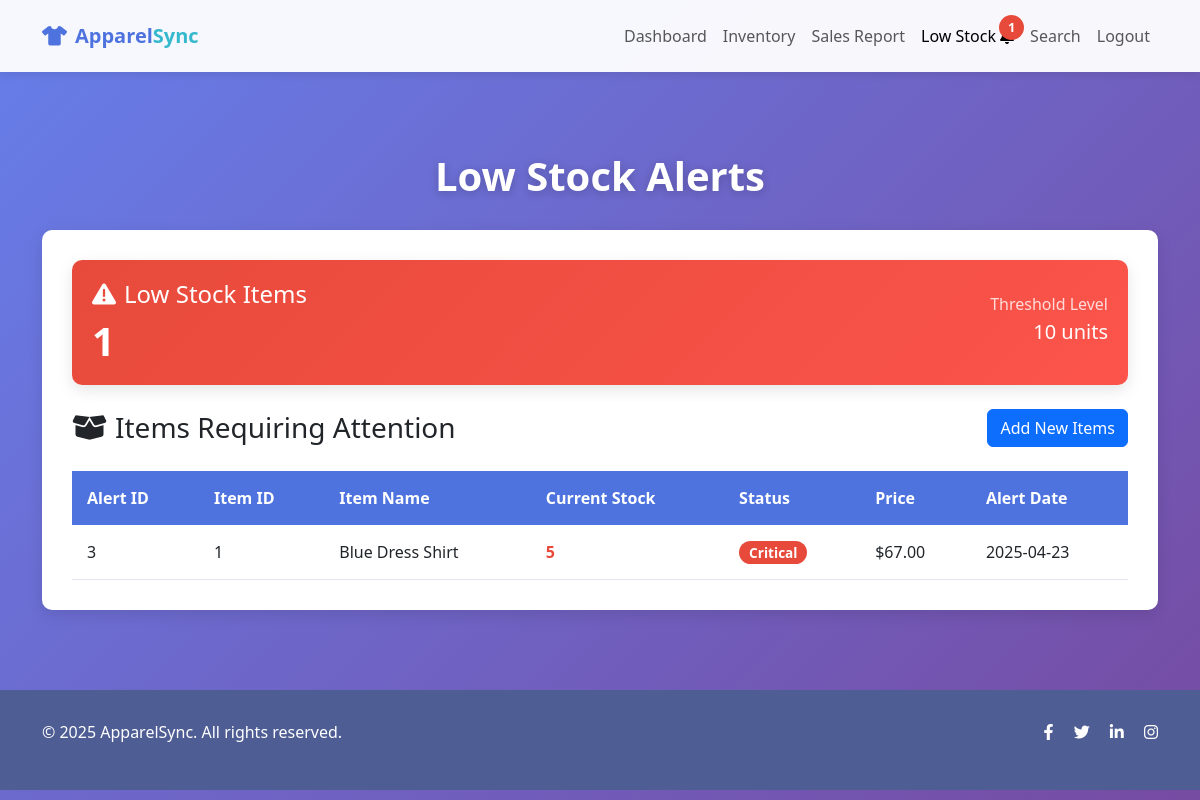
Page /dashboard/low_stock (signed in) on the earlier database version.
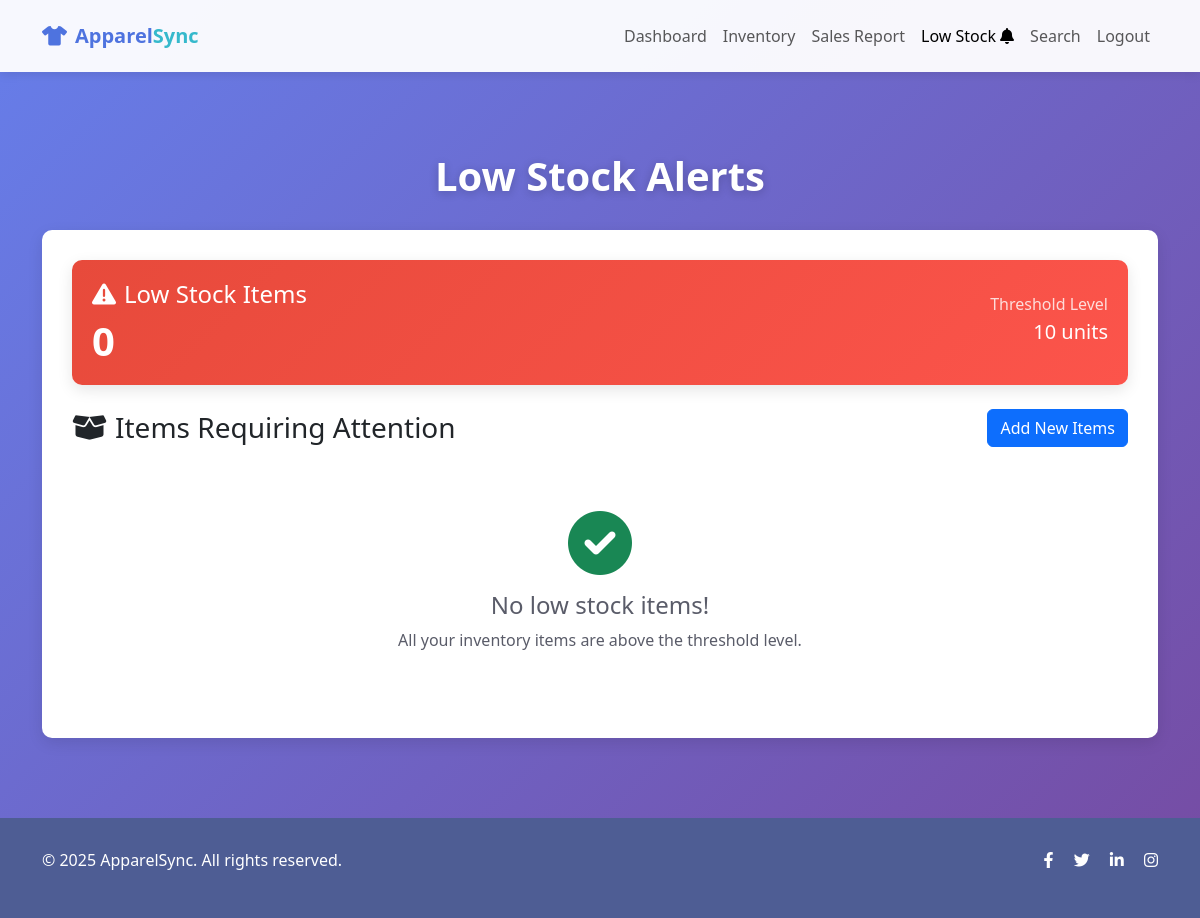
Same page on the later database version.
### models.py (models this page shows)
class LowStock(db.Model):
    id = db.Column(db.Integer, primary_key=True)
    item_id = db.Column(db.Integer, db.ForeignKey('inventory_item.id'), nullable=False)
    threshold = db.Column(db.Integer, nullable=False, default=10)
    alert_date = db.Column(db.DateTime, nullable=False, default=datetime.utcnow)
    resolved = db.Column(db.Boolean, default=False)

class InventoryItem(db.Model):
    id = db.Column(db.Integer, primary_key=True)
    item_name = db.Column(db.String(100), nullable=False)
    quantity = db.Column(db.Integer, nullable=False)
    price = db.Column(db.Float, nullable=False)
    discount = db.Column(db.Float, default=0.0)
    sales = db.relationship('Sale', backref='item', lazy=True)
    low_stock_alerts = db.relationship('LowStock', backref='item', lazy=True)

### routes.py (the view)
@app.route('/dashboard/low_stock', methods=['GET'])
@login_required
def low_stock():
    low_stock_alerts = LowStock.query.filter_by(resolved=False).all()
    threshold = 10  # Default threshold
    low_inventory = InventoryItem.query.filter(InventoryItem.quantity < threshold).all()
    alerted_item_ids = {alert.item_id for alert in low_stock_alerts}
    for item in low_inventory:
        if item.id not in alerted_item_ids:
            new_alert = LowStock(item_id=item.id, threshold=threshold)
            db.session.add(new_alert)
            alerted_item_ids.add(item.id)
    if alerted_item_ids:
        db.session.commit()
        low_stock_alerts = LowStock.query.filter_by(resolved=False).all()
    return render_template('low_stock.html', alerts=low_stock_alerts)

### app.py (called while the page is built)
@login_manager.user_loader
def load_user(user_id):
    return User.query.get(int(user_id))

### templates/low_stock.html (shortened to what this page needs)
<!DOCTYPE html>
<html lang="en">
<head>
    <link href="https://cdn.jsdelivr.net/npm/bootstrap@5.3.0-alpha1/dist/css/bootstrap.min.css" rel="stylesheet">
    <link rel="stylesheet" href="https://cdnjs.cloudflare.com/ajax/libs/font-awesome/6.0.0/css/all.min.css">
</head>
<body>
    <nav class="navbar navbar-expand-lg navbar-light py-3">
        <div class="container">
            <a class="navbar-brand" href="{{ url_for('home') }}"><i class="fas fa-tshirt me-2"></i>Apparel<span>Sync</span></a>
            <div class="collapse navbar-collapse" id="navbarNav">
                <ul class="navbar-nav ms-auto">
                    <li class="nav-item">
                        <a class="nav-link" href="{{ url_for('dashboard') }}">Dashboard</a>
                    </li>
                    <li class="nav-item">
                        <a class="nav-link" href="{{ url_for('view_inventory') }}">Inventory</a>
                    </li>
                    <li class="nav-item">
                        <a class="nav-link" href="{{ url_for('sales_report') }}">Sales Report</a>
                    </li>
                    <li class="nav-item">
                        <a class="nav-link active" href="{{ url_for('low_stock') }}">
                            Low Stock
                            {% if alerts %}
                            <span class="position-relative">
                                <span class="alert-count">{{ alerts|length }}</span>
                            </span>
                            {% else %}
                            <i class="fas fa-bell"></i>
                            {% endif %}
                        </a>
                    </li>
                    <li class="nav-item">
                        <a class="nav-link" href="{{ url_for('search') }}">Search</a>
                    </li>
                    <li class="nav-item">
                        <a class="nav-link" href="{{ url_for('logout') }}">Logout</a>
                    </li>
                </ul>
            </div>
        </div>
    </nav>
    <section class="content-section">
        <div class="container">
            <h1 class="page-title">Low Stock Alerts</h1>
            <div class="report-card">
                <div class="stats-card mb-4">
                    <div class="row align-items-center">
                        <div class="col-md-6">
                            <h4 class="mb-2"><i class="fas fa-exclamation-triangle me-2"></i>Low Stock Items</h4>
                            <h2>{{ alerts|length }}</h2>
                        </div>
                        <div class="col-md-6 text-md-end">
                            <p class="mb-1">Threshold Level</p>
                            <h5>10 units</h5>
                        </div>
                    </div>
                </div>
                <div class="d-flex justify-content-between align-items-center mb-4">
                    <h3 class="mb-0"><i class="fas fa-box-open me-2"></i>Items Requiring Attention</h3>
                    <a href="{{ url_for('add_item') }}" class="btn btn-primary">Add New Items</a>
                </div>
                <div class="table-responsive">
                    {% if alerts %}
                        <table class="inventory-table">
                            <thead>
                                <tr>
                                    <th>Alert ID</th>
                                    <th>Item ID</th>
                                    <th>Item Name</th>
                                    <th>Current Stock</th>
                                    <th>Status</th>
                                    <th>Price</th>
                                    <th>Alert Date</th>
                                </tr>
                            </thead>
                            <tbody>
                                {% for alert in alerts %}
                                <tr>
                                    <td>{{ alert.id }}</td>
                                    <td>{{ alert.item_id }}</td>
                                    <td>{{ alert.item.item_name }}</td>
                                    <td>
                                        {% if alert.item.quantity <= 5 %}
                                            <span class="critical-level">{{ alert.item.quantity }}</span>
                                        {% else %}
                                            <span class="warning-level">{{ alert.item.quantity }}</span>
                                        {% endif %}
                                    </td>
                                    <td>
                                        {% if alert.item.quantity <= 5 %}
                                            <span class="badge badge-stock badge-low">Critical</span>
                                        {% else %}
                                            <span class="badge badge-stock badge-medium">Low</span>
                                        {% endif %}
                                    </td>
                                    <td>${{ "%.2f"|format(alert.item.price) }}</td>
                                    <td>{{ alert.alert_date.strftime('%Y-%m-%d') }}</td>
                                </tr>
                                {% endfor %}
                            </tbody>
                        </table>
                    {% else %}
                        <div class="no-items">
                            <i class="fas fa-check-circle fa-4x mb-3 text-success"></i>
                            <h4>No low stock items!</h4>
                            <p>All your inventory items are above the threshold level.</p>
                        </div>
                    {% endif %}
                </div>
            </div>
        </div>
    </section>
    <footer>
        <div class="container">
            <div class="row">
                <div class="col-md-6">
                    <p>&copy; 2025 ApparelSync. All rights reserved.</p>
                </div>
                <div class="col-md-6 text-md-end">
                    <a href="#" class="text-white me-3"><i class="fab fa-facebook-f"></i></a>
                    <a href="#" class="text-white me-3"><i class="fab fa-twitter"></i></a>
                    <a href="#" class="text-white me-3"><i class="fab fa-linkedin-in"></i></a>
                    <a href="#" class="text-white"><i class="fab fa-instagram"></i></a>
                </div>
            </div>
        </div>
    </footer>
</body>
</html>

### templates/low_stock.html (style rules this page uses)
:root { --primary-color: #4e73df; --secondary-color: #f8f9fc; --accent-color: #36b9cc; --dark-color: #5a5c69; --light-color: #f8f9fc; }
body { background: linear-gradient(135deg, #667eea 0%, #764ba2 100%); min-height: 100vh; font-family: 'Segoe UI', Tahoma, Geneva, Verdana, sans-serif; }
.navbar { background-color: rgba(255, 255, 255, 0.95); box-shadow: 0 2px 10px rgba(0, 0, 0, 0.1); }
.navbar-brand { font-weight: 700; color: var(--primary-color); }
.navbar-brand span { color: var(--accent-color); }
.content-section { padding: 80px 0; }
.page-title { color: white; font-weight: 700; text-shadow: 0 2px 10px rgba(0, 0, 0, 0.2); margin-bottom: 30px; text-align: center; }
.report-card { background-color: white; border-radius: 10px; padding: 30px; box-shadow: 0 5px 15px rgba(0, 0, 0, 0.1); }
.stats-card { background: linear-gradient(135deg, #e74a3b 0%, #fc544b 100%); color: white; border-radius: 10px; padding: 20px; margin-bottom: 30px; box-shadow: 0 5px 15px rgba(0, 0, 0, 0.1); }
.stats-card h2 { font-size: 2.5rem; font-weight: 700; margin-bottom: 0; }
.stats-card p { opacity: 0.8; margin-bottom: 0; }
.table-responsive { overflow-x: auto; }
footer { background-color: #4e5d94; color: white; padding: 30px 0; }
.no-items { text-align: center; padding: 40px 0; color: var(--dark-color); }

Differences in the rows shown:
removed LowStock: id "3", item_id "1", item.item_name "Blue Dress Shirt", item.quantity "5", alert_date "2025-04-23"
removed InventoryItem: item.price "67.00"
Other differences:
{{ alerts|length }}: "1" → "0"
{{ alerts|length }}: "1" → (not shown)
text no longer shown: "Alert ID Item ID Item Name Current Stock Status Price Alert Date"
text now shown: "No low stock items! All your inventory items are above the threshold level."
